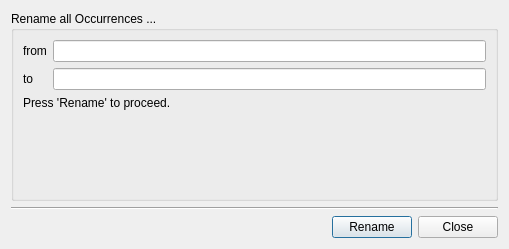
<?xml version="1.0" encoding="UTF-8"?>
<ui version="4.0">
 <class>RenameTagDialog</class>
 <widget class="QDialog" name="RenameTagDialog">
  <property name="enabled">
   <bool>true</bool>
  </property>
  <property name="geometry">
   <rect>
    <x>0</x>
    <y>0</y>
    <width>509</width>
    <height>249</height>
   </rect>
  </property>
  <property name="windowTitle">
   <string>Rename Tags in Database</string>
  </property>
  <layout class="QVBoxLayout" name="verticalLayout_2">
   <item>
    <widget class="QGroupBox" name="groupBox">
     <property name="sizePolicy">
      <sizepolicy hsizetype="Expanding" vsizetype="Expanding">
       <horstretch>0</horstretch>
       <verstretch>0</verstretch>
      </sizepolicy>
     </property>
     <property name="title">
      <string>Rename all Occurrences ...</string>
     </property>
     <layout class="QVBoxLayout" name="verticalLayout">
      <item>
       <layout class="QGridLayout" name="gridLayout">
        <property name="sizeConstraint">
         <enum>QLayout::SetDefaultConstraint</enum>
        </property>
        <item row="0" column="0">
         <widget class="QLabel" name="labelFrom">
          <property name="text">
           <string>from</string>
          </property>
         </widget>
        </item>
        <item row="0" column="1">
         <widget class="QLineEdit" name="editFrom">
          <property name="focusPolicy">
           <enum>Qt::NoFocus</enum>
          </property>
          <property name="readOnly">
           <bool>true</bool>
          </property>
         </widget>
        </item>
        <item row="1" column="0">
         <widget class="QLabel" name="labelTo">
          <property name="text">
           <string>to</string>
          </property>
         </widget>
        </item>
        <item row="1" column="1">
         <widget class="QLineEdit" name="editTo"/>
        </item>
       </layout>
      </item>
      <item>
       <widget class="QLabel" name="labelResult">
        <property name="text">
         <string>Press 'Rename' to proceed.</string>
        </property>
       </widget>
      </item>
      <item>
       <spacer name="verticalSpacer">
        <property name="orientation">
         <enum>Qt::Vertical</enum>
        </property>
        <property name="sizeHint" stdset="0">
         <size>
          <width>20</width>
          <height>40</height>
         </size>
        </property>
       </spacer>
      </item>
     </layout>
    </widget>
   </item>
   <item>
    <widget class="Line" name="line">
     <property name="orientation">
      <enum>Qt::Horizontal</enum>
     </property>
    </widget>
   </item>
   <item>
    <layout class="QHBoxLayout" name="horizontalLayout">
     <item>
      <spacer name="horizontalSpacer">
       <property name="orientation">
        <enum>Qt::Horizontal</enum>
       </property>
       <property name="sizeHint" stdset="0">
        <size>
         <width>40</width>
         <height>20</height>
        </size>
       </property>
      </spacer>
     </item>
     <item>
      <widget class="QPushButton" name="btRename">
       <property name="text">
        <string>Rename</string>
       </property>
      </widget>
     </item>
     <item>
      <widget class="QPushButton" name="btClose">
       <property name="text">
        <string>Close</string>
       </property>
      </widget>
     </item>
    </layout>
   </item>
  </layout>
 </widget>
 <tabstops>
  <tabstop>editTo</tabstop>
  <tabstop>btRename</tabstop>
  <tabstop>btClose</tabstop>
  <tabstop>editFrom</tabstop>
 </tabstops>
 <resources/>
 <connections/>
</ui>
